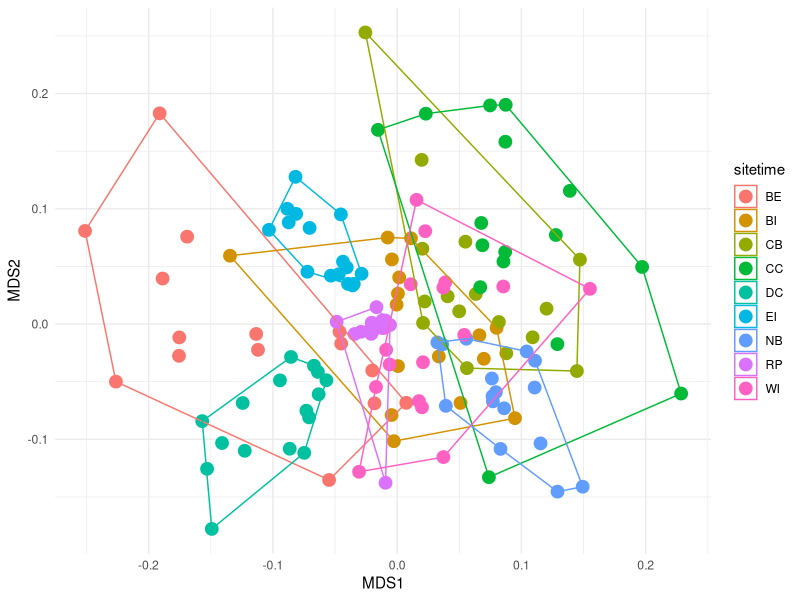

Reproduce this figure in R.
###################################################################################
#                                                                                ##
# nMDS of epifauna in Barkley Sound Seagrass for Ecosphere re-submission          ##
# Data are current as of 2018-01-24                                              ##
# Data source: Whippo Thesis Data                                                ##
# R code prepared by Ross Whippo                                                 ##
# Last updated 2018-01-24                                                        ##
#                                                                                ##
###################################################################################

# SUMMARY:
# This analysis visualizes epifaunal communities in seagrass of Barkley Sound from 
# a single time period in mid-summer. The goal is to determine the amount of 
# community overlap (within vs. across meadows) for similarities.

# Required Files (check that script is loading latest version):
# RawComm_201801.csv (identical to rawcomm-correctedsamplenumbers.csv)

# TO DO

###################################################################################
# TABLE OF CONTENTS                                                               #
#                                                                                 #
# RECENT CHANGES TO SCRIPT                                                        #
# LOAD PACKAGES                                                                   #
# READ IN AND PREPARE DATA                                                        #
# SUMMARY STATS                                                                   #    
#                                                                                 #
###################################################################################

###################################################################################
# RECENT CHANGES TO SCRIPT                                                        #
###################################################################################

# 2018-01-24  Script created.

###################################################################################
# LOAD PACKAGES                                                                   #
###################################################################################

# Load packages here
library(vegan)
library(tidyverse)
library(viridis)
library(ggpubr) # multi-plot visualizations

###################################################################################
# READ IN AND PREPARE DATA                                                        #
###################################################################################

# full community data
epicomm <- read.csv("RawComm_201801.csv")

# remove redundant columns and summarise species occurrences for middle time period
epicomm_summ <- epicomm %>%
  select(-date, -Sieve) %>%
  filter(Time.Code %in% c("B", "C", "D")) %>%
  unite(sitetime, site, Time.Code, sep = "", remove = TRUE)
# finish summarization for every sample by summing
epicomm_summ <- epicomm_summ %>%
  group_by(sitetime, Sample) %>%
  summarise_all(funs(sum))
# remove time code from site name to map to environ data
epicomm_summ$sitetime <- substr(epicomm_summ$sitetime, 1, nchar(epicomm_summ$sitetime)-1)




###################################################################################
# nMDS                                                                            #
###################################################################################


# run matrix 
epicomm_mat <- epicomm_summ[,3:48]

# MDS of community
epicomm_mds <- metaMDS(epicomm_mat, distance = "altGower")
epicomm_mds_points <- epicomm_mds$points
epicomm_mds_points <- data.frame(epicomm_mds_points)
plot_data_epi <- data.frame(epicomm_mds_points, epicomm_summ[,1])
vec_sp_epi <- envfit(epicomm_mds$points, epicomm_mat, perm = 1000)
vec_sp_epi_df <- as.data.frame(vec_sp_epi$vectors$arrows*sqrt(vec_sp_epi$vectors$r))
vec_sp_epi_df$species <- rownames(vec_sp_epi_df)
library(plyr)
chulls_epi <- ddply(plot_data_epi, .(sitetime), function(df) df[chull(df$MDS1, df$MDS2), ])
detach(package:plyr)



############### PLOT nMDS

# 2C Taxonomic nMDS
epi_MDS <- ggplot(plot_data_epi, aes(x=MDS1, y=MDS2, color = sitetime)) +  
  theme_minimal() +
  geom_point(size = 4) +
  geom_polygon(data=chulls_epi, aes(x=MDS1, y=MDS2, group=sitetime), fill=NA) 
  #habScale + 
  #rremove("legend") 
epi_MDS

#MDS never reaches a solution and it's an overlapping mess. 

#####
#<<<<<<<<<<<<<<<<<<<<<<<<<<END OF SCRIPT>>>>>>>>>>>>>>>>>>>>>>>>#